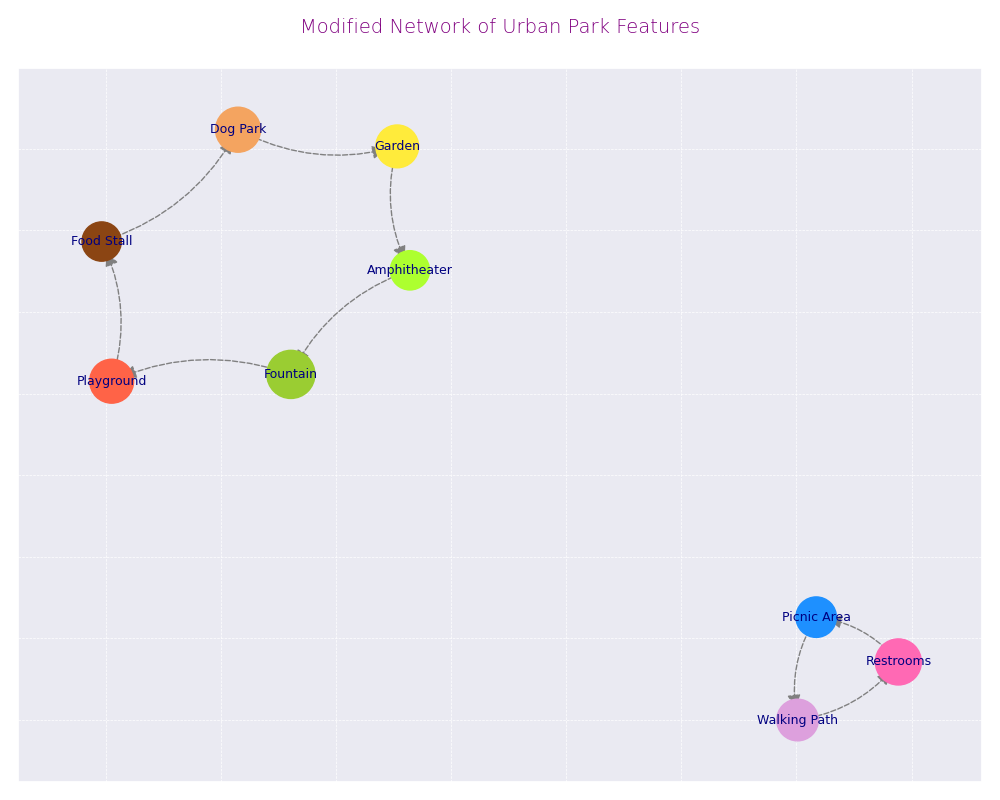

Write Python code to recreate this figure.
import matplotlib.pyplot as plt
import networkx as nx

features = [
    "Playground", "Picnic Area", "Fountain", "Walking Path", 
    "Dog Park", "Garden", "Amphitheater", "Restrooms", "Food Stall"
]

# Altering connections to simulate randomness
connections = [
    ("Garden", "Dog Park"),
    ("Playground", "Fountain"),
    ("Restrooms", "Walking Path"),
    ("Dog Park", "Food Stall"),
    ("Amphitheater", "Garden"),
    ("Picnic Area", "Restrooms"),
    ("Fountain", "Amphitheater"),
    ("Food Stall", "Playground"),
    ("Walking Path", "Picnic Area")
]

G = nx.DiGraph()
G.add_nodes_from(features)
G.add_edges_from(connections)

pos = nx.spring_layout(G, seed=24)

node_colors = ['#ff6347', '#1e90ff', '#9acd32', '#dda0dd', '#f4a460', '#ffeb3b', '#adff2f', '#ff69b4', '#8b4513']
node_sizes = [1000, 850, 1200, 900, 1050, 950, 800, 1100, 800]

plt.figure(figsize=(10, 8))
nx.draw_networkx_nodes(G, pos, node_color=node_colors, node_size=node_sizes)
nx.draw_networkx_edges(G, pos, connectionstyle='arc3,rad=-0.2', arrowstyle='<|-', arrowsize=20, edge_color='gray', style='dashed')
nx.draw_networkx_labels(G, pos, font_size=9, font_color='navy', font_family='sans-serif')

plt.title(
    'Modified Network of Urban Park Features',
    fontsize=14, fontweight='light', color='purple', pad=25
)

plt.grid(True, which='both', linestyle='--', linewidth=0.5)
plt.axis('on')
plt.tight_layout()
plt.show()
